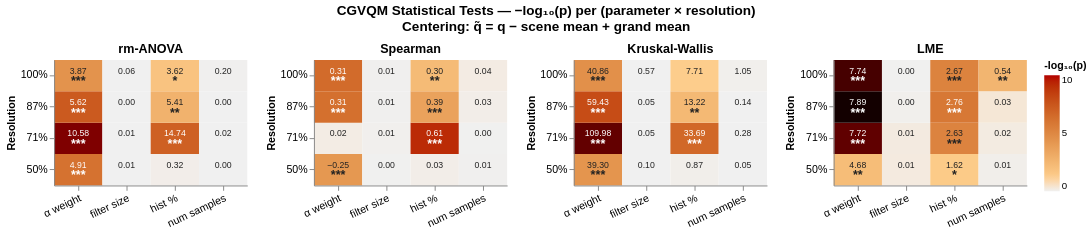

Notebook source saved alongside this figure:
### Code cell
# ── Cell: Statistical Tests — Global Demeaning ────────────────────────────
#
# Centering strategy:
#   q̃ = q - mean_s + mean_grand
#
#   mean_s     = mean of ALL scores for scene s (across all params, res, values)
#   mean_grand = mean of ALL scores across the entire dataset
#
#   This removes between-scene bias while preserving the original score scale.
#
# Tests 1–3 use q̃; LME uses raw scores with scene as a random intercept.
# ──────────────────────────────────────────────────────────────────────────

import warnings
import numpy as np
import pandas as pd
from scipy import stats
from statsmodels.formula.api import ols
import statsmodels.api as sm
from statsmodels.regression.mixed_linear_model import MixedLM
import altair as alt

warnings.filterwarnings('ignore')

# ══════════════════════════════════════════════════════════════════════════
# 1.  COMPUTE GLOBAL DEMEANING
# ══════════════════════════════════════════════════════════════════════════

grand_mean  = df["score"].mean()
scene_means = df.groupby("scene")["score"].mean()

df_g = df.copy()
df_g["score_c"] = (df_g["score"]
                   - df_g["scene"].map(scene_means)
                   + grand_mean)


# ══════════════════════════════════════════════════════════════════════════
# 2.  TEST FUNCTIONS
# ══════════════════════════════════════════════════════════════════════════

def _normalise(s: pd.Series) -> pd.Series:
    lo, hi = s.min(), s.max()
    return pd.Series(np.zeros(len(s)), index=s.index) if hi == lo \
           else (s - lo) / (hi - lo)


def test_rm_anova(grp: pd.DataFrame) -> dict:
    try:
        model = ols("score_c ~ C(value)", data=grp).fit()
        tbl   = sm.stats.anova_lm(model, typ=2)
        row   = tbl.loc["C(value)"]
        return dict(F=float(row["F"]),
                    df_num=int(row["df"]),
                    df_den=int(tbl.loc["Residual", "df"]),
                    p=float(row["PR(>F)"]))
    except Exception as e:
        return dict(F=np.nan, df_num=np.nan, df_den=np.nan, p=np.nan, error=str(e))


def test_spearman(grp: pd.DataFrame) -> dict:
    try:
        rho, p = stats.spearmanr(grp["value"], grp["score_c"])
        return dict(rho=float(rho), p=float(p), n=len(grp))
    except Exception as e:
        return dict(rho=np.nan, p=np.nan, n=len(grp), error=str(e))


def test_kruskal(grp: pd.DataFrame) -> dict:
    try:
        groups = [g["score_c"].values for _, g in grp.groupby("value")]
        if len(groups) < 2:
            raise ValueError("Need ≥ 2 value levels.")
        H, p = stats.kruskal(*groups)
        return dict(H=float(H), df=len(groups) - 1, p=float(p))
    except Exception as e:
        return dict(H=np.nan, df=np.nan, p=np.nan, error=str(e))


def test_lme(grp: pd.DataFrame) -> dict:
    try:
        g = grp.copy()
        g["value_norm"]  = _normalise(g["value"])
        g["value_norm2"] = g["value_norm"] ** 2

        fit_lin  = MixedLM.from_formula("score ~ value_norm",
                       data=g, groups=g["scene"]).fit(reml=False, method="lbfgs")
        fit_quad = MixedLM.from_formula("score ~ value_norm + value_norm2",
                       data=g, groups=g["scene"]).fit(reml=False, method="lbfgs")

        lr_stat  = 2.0 * (fit_quad.llf - fit_lin.llf)
        lr_p     = float(stats.chi2.sf(lr_stat, df=1))
        use_quad = lr_p < 0.05
        best     = fit_quad if use_quad else fit_lin

        return dict(
            coef_linear    = float(best.params["value_norm"]),
            coef_quadratic = float(best.params.get("value_norm2", np.nan)),
            p              = float(best.pvalues["value_norm"]),
            lr_p           = lr_p,
            model          = "quadratic" if use_quad else "linear",
        )
    except Exception as e:
        return dict(coef_linear=np.nan, coef_quadratic=np.nan,
                    p=np.nan, lr_p=np.nan, model="error", error=str(e))


# ══════════════════════════════════════════════════════════════════════════
# 3.  RUN ALL TESTS
# ══════════════════════════════════════════════════════════════════════════

TEST_FNS = dict(rm_anova=test_rm_anova, spearman=test_spearman,
                kruskal=test_kruskal,   lme=test_lme)

rows = []
for (param, res), sdf in df_g.groupby(["parameter", "resolution"]):
    row = dict(parameter=param, resolution=res)
    for name, fn in TEST_FNS.items():
        for k, v in fn(sdf).items():
            row[f"{name}_{k}"] = v
    rows.append(row)

results_global = (pd.DataFrame(rows)
                  .sort_values(["parameter", "resolution"])
                  .reset_index(drop=True))

_cols = ["parameter", "resolution",
         "rm_anova_F", "rm_anova_p",
         "spearman_rho", "spearman_p",
         "kruskal_H", "kruskal_p",
         "lme_coef_linear", "lme_p", "lme_model"]
print(results_global[_cols].to_string(index=False, float_format=lambda x: f"{x:.4f}"))


# ══════════════════════════════════════════════════════════════════════════
# 4.  ALTAIR HEATMAP
# ══════════════════════════════════════════════════════════════════════════

def sig_stars(p):
    if   p < 0.001: return "***"
    elif p < 0.01:  return "**"
    elif p < 0.05:  return "*"
    else:           return ""

PLOT_SPECS = [
    ("rm_anova", "rm_anova_p",  "rm-ANOVA",       "F", "rm_anova_F"),
    ("spearman", "spearman_p",  "Spearman",        "ρ", "spearman_rho"),
    ("kruskal",  "kruskal_p",   "Kruskal-Wallis",  "H", "kruskal_H"),
    ("lme",      "lme_p",       "LME",             "β", "lme_coef_linear"),
]

RESOLUTION_ORDER = ["100%", "87%", "71%", "50%"]
PARAM_LABELS     = {"alpha_weight": "α weight",
                    "filter_size":  "filter size",
                    "hist_percent": "hist %",
                    "num_samples":  "num samples"}

plot_rows = []
for _, r in results_global.iterrows():
    for _, p_col, label, stat_sym, stat_col in PLOT_SPECS:
        p_val   = r.get(p_col,    np.nan)
        stat_v  = r.get(stat_col, np.nan)
        neg_log = (-np.log10(p_val)
                   if (p_val is not None and p_val > 0 and not np.isnan(p_val))
                   else 0.0)
        plot_rows.append(dict(
            test       = label,
            parameter  = PARAM_LABELS.get(r["parameter"], r["parameter"]),
            resolution = f"{r['resolution']}%",
            neg_log_p  = neg_log,
            p_val      = p_val,
            stat_val   = stat_v,
            stars      = sig_stars(p_val) if not np.isnan(p_val) else "",
        ))

plot_df = pd.DataFrame(plot_rows)

thresh  = -np.log10(0.05)
max_nlp = plot_df["neg_log_p"].replace([np.inf], np.nan).max()
clamp   = min(max_nlp * 1.05, 10)

color_scale = alt.Scale(
    domain=[0, thresh, clamp],
    range=["#f0f0f0", "#fdcc8a", "#b30000"],
)
WHITE_THRESH = (thresh + clamp) / 2


def make_panel(test_label: str) -> alt.Chart:
    base = (alt.Chart(plot_df)
        .transform_filter(alt.datum.test == test_label)
        .encode(
            x=alt.X("parameter:O",
                    sort=list(PARAM_LABELS.values()),
                    axis=alt.Axis(title=None, labelAngle=-25)),
            y=alt.Y("resolution:O",
                    sort=RESOLUTION_ORDER,
                    axis=alt.Axis(title="Resolution")),
        )
    )

    heatmap = base.mark_rect().encode(
        color=alt.Color("neg_log_p:Q",
                        scale=color_scale,
                        legend=alt.Legend(title="-log₁₀(p)",
                                          orient="right",
                                          gradientLength=120)),
        tooltip=[
            alt.Tooltip("parameter:O",  title="Parameter"),
            alt.Tooltip("resolution:O", title="Resolution"),
            alt.Tooltip("p_val:Q",      title="p-value",   format=".4f"),
            alt.Tooltip("neg_log_p:Q",  title="-log₁₀(p)", format=".2f"),
            alt.Tooltip("stat_val:Q",   title="Statistic", format=".3f"),
        ],
    )

    text_color = alt.condition(
        alt.datum.neg_log_p > WHITE_THRESH,
        alt.value("white"),
        alt.value("#222222"),
    )

    stars_layer = base.mark_text(fontSize=13, fontWeight="bold", dy=6).encode(
        text="stars:N", color=text_color)

    stat_layer = base.mark_text(fontSize=9, dy=-5).encode(
        text=alt.condition(
            alt.datum.stat_val != None,
            alt.Text("stat_val:Q", format=".2f"),
            alt.value(""),
        ),
        color=text_color,
    )

    return (heatmap + stars_layer + stat_layer).properties(
        title=alt.TitleParams(test_label, fontSize=13,
                              fontWeight="bold", anchor="middle"),
        width=200, height=130,
    )


panels = [make_panel(label) for _, _, label, _, _ in PLOT_SPECS]

chart = (
    alt.hconcat(*panels, spacing=18)
    .properties(
        title=alt.TitleParams(
            [
                "CGVQM Statistical Tests — −log₁₀(p) per (parameter × resolution)",
                "Centering: q̃ = q − scene mean + grand mean",
            ],
            fontSize=14, anchor="middle", dy=-6,
        )
    )
    .configure_view(strokeWidth=0)
    .configure_axis(labelFontSize=11, titleFontSize=11)
    .configure_title(fontSize=14)
)

chart

### Figure 1 — Vega-Lite specification as saved in the notebook (floating-point values rounded to 4 significant figures)
{"config": {"view": {"continuousWidth": 300, "continuousHeight": 300, "strokeWidth": 0}, "axis": {"labelFontSize": 11, "titleFontSize": 11}, "title": {"fontSize": 14}}, "hconcat": [{"layer": [{"mark": {"type": "rect"}, "encoding": {"color": {"field": "neg_log_p", "legend": {"gradientLength": 120, "orient": "right", "title": "-log₁₀(p)"}, "scale": {"domain": [0, 1.301, 10], "range": ["#f0f0f0", "#fdcc8a", "#b30000"]}, "type": "quantitative"}, "tooltip": [{"field": "parameter", "title": "Parameter", "type": "ordinal"}, {"field": "resolution", "title": "Resolution", "type": "ordinal"}, {"field": "p_val", "format": ".4f", "title": "p-value", "type": "quantitative"}, {"field": "neg_log_p", "format": ".2f", "title": "-log₁₀(p)", "type": "quantitative"}, {"field": "stat_val", "format": ".3f", "title": "Statistic", "type": "quantitative"}], "x": {"axis": {"labelAngle": -25, "title": null}, "field": "parameter", "sort": ["α weight", "filter size", "hist %", "num samples"], "type": "ordinal"}, "y": {"axis": {"title": "Resolution"}, "field": "resolution", "sort": ["100%", "87%", "71%", "50%"], "type": "ordinal"}}, "transform": [{"filter": "(datum.test === 'rm-ANOVA')"}]}, {"mark": {"type": "text", "dy": 6, "fontSize": 13, "fontWeight": "bold"}, "encoding": {"color": {"condition": {"test": "(datum.neg_log_p > 5.650514997831991)", "value": "white"}, "value": "#222222"}, "text": {"field": "stars", "type": "nominal"}, "x": {"axis": {"labelAngle": -25, "title": null}, "field": "parameter", "sort": ["α weight", "filter size", "hist %", "num samples"], "type": "ordinal"}, "y": {"axis": {"title": "Resolution"}, "field": "resolution", "sort": ["100%", "87%", "71%", "50%"], "type": "ordinal"}}, "transform": [{"filter": "(datum.test === 'rm-ANOVA')"}]}, {"mark": {"type": "text", "dy": -5, "fontSize": 9}, "encoding": {"color": {"condition": {"test": "(datum.neg_log_p > 5.650514997831991)", "value": "white"}, "value": "#222222"}, "text": {"condition": {"test": "(datum.stat_val !== null)", "field": "stat_val", "format": ".2f", "type": "quantitative"}, "value": ""}, "x": {"axis": {"labelAngle": -25, "title": null}, "field": "parameter", "sort": ["α weight", "filter size", "hist %", "num samples"], "type": "ordinal"}, "y": {"axis": {"title": "Resolution"}, "field": "resolution", "sort": ["100%", "87%", "71%", "50%"], "type": "ordinal"}}, "transform": [{"filter": "(datum.test === 'rm-ANOVA')"}]}], "height": 130, "title": {"text": "rm-ANOVA", "anchor": "middle", "fontSize": 13, "fontWeight": "bold"}, "width": 200}, {"layer": [{"mark": {"type": "rect"}, "encoding": {"color": {"field": "neg_log_p", "legend": {"gradientLength": 120, "orient": "right", "title": "-log₁₀(p)"}, "scale": {"domain": [0, 1.301, 10], "range": ["#f0f0f0", "#fdcc8a", "#b30000"]}, "type": "quantitative"}, "tooltip": [{"field": "parameter", "title": "Parameter", "type": "ordinal"}, {"field": "resolution", "title": "Resolution", "type": "ordinal"}, {"field": "p_val", "format": ".4f", "title": "p-value", "type": "quantitative"}, {"field": "neg_log_p", "format": ".2f", "title": "-log₁₀(p)", "type": "quantitative"}, {"field": "stat_val", "format": ".3f", "title": "Statistic", "type": "quantitative"}], "x": {"axis": {"labelAngle": -25, "title": null}, "field": "parameter", "sort": ["α weight", "filter size", "hist %", "num samples"], "type": "ordinal"}, "y": {"axis": {"title": "Resolution"}, "field": "resolution", "sort": ["100%", "87%", "71%", "50%"], "type": "ordinal"}}, "transform": [{"filter": "(datum.test === 'Spearman')"}]}, {"mark": {"type": "text", "dy": 6, "fontSize": 13, "fontWeight": "bold"}, "encoding": {"color": {"condition": {"test": "(datum.neg_log_p > 5.650514997831991)", "value": "white"}, "value": "#222222"}, "text": {"field": "stars", "type": "nominal"}, "x": {"axis": {"labelAngle": -25, "title": null}, "field": "parameter", "sort": ["α weight", "filter size", "hist %", "num samples"], "type": "ordinal"}, "y": {"axis": {"title": "Resolution"}, "field": "resolution", "sort": ["100%", "87%", "71%", "50%"], "type": "ordinal"}}, "transform": [{"filter": "(datum.test === 'Spearman')"}]}, {"mark": {"type": "text", "dy": -5, "fontSize": 9}, "encoding": {"color": {"condition": {"test": "(datum.neg_log_p > 5.650514997831991)", "value": "white"}, "value": "#222222"}, "text": {"condition": {"test": "(datum.stat_val !== null)", "field": "stat_val", "format": ".2f", "type": "quantitative"}, "value": ""}, "x": {"axis": {"labelAngle": -25, "title": null}, "field": "parameter", "sort": ["α weight", "filter size", "hist %", "num samples"], "type": "ordinal"}, "y": {"axis": {"title": "Resolution"}, "field": "resolution", "sort": ["100%", "87%", "71%", "50%"], "type": "ordinal"}}, "transform": [{"filter": "(datum.test === 'Spearman')"}]}], "height": 130, "title": {"text": "Spearman", "anchor": "middle", "fontSize": 13, "fontWeight": "bold"}, "width": 200}, {"layer": [{"mark": {"type": "rect"}, "encoding": {"color": {"field": "neg_log_p", "legend": {"gradientLength": 120, "orient": "right", "title": "-log₁₀(p)"}, "scale": {"domain": [0, 1.301, 10], "range": ["#f0f0f0", "#fdcc8a", "#b30000"]}, "type": "quantitative"}, "tooltip": [{"field": "parameter", "title": "Parameter", "type": "ordinal"}, {"field": "resolution", "title": "Resolution", "type": "ordinal"}, {"field": "p_val", "format": ".4f", "title": "p-value", "type": "quantitative"}, {"field": "neg_log_p", "format": ".2f", "title": "-log₁₀(p)", "type": "quantitative"}, {"field": "stat_val", "format": ".3f", "title": "Statistic", "type": "quantitative"}], "x": {"axis": {"labelAngle": -25, "title": null}, "field": "parameter", "sort": ["α weight", "filter size", "hist %", "num samples"], "type": "ordinal"}, "y": {"axis": {"title": "Resolution"}, "field": "resolution", "sort": ["100%", "87%", "71%", "50%"], "type": "ordinal"}}, "transform": [{"filter": "(datum.test === 'Kruskal-Wallis')"}]}, {"mark": {"type": "text", "dy": 6, "fontSize": 13, "fontWeight": "bold"}, "encoding": {"color": {"condition": {"test": "(datum.neg_log_p > 5.650514997831991)", "value": "white"}, "value": "#222222"}, "text": {"field": "stars", "type": "nominal"}, "x": {"axis": {"labelAngle": -25, "title": null}, "field": "parameter", "sort": ["α weight", "filter size", "hist %", "num samples"], "type": "ordinal"}, "y": {"axis": {"title": "Resolution"}, "field": "resolution", "sort": ["100%", "87%", "71%", "50%"], "type": "ordinal"}}, "transform": [{"filter": "(datum.test === 'Kruskal-Wallis')"}]}, {"mark": {"type": "text", "dy": -5, "fontSize": 9}, "encoding": {"color": {"condition": {"test": "(datum.neg_log_p > 5.650514997831991)", "value": "white"}, "value": "#222222"}, "text": {"condition": {"test": "(datum.stat_val !== null)", "field": "stat_val", "format": ".2f", "type": "quantitative"}, "value": ""}, "x": {"axis": {"labelAngle": -25, "title": null}, "field": "parameter", "sort": ["α weight", "filter size", "hist %", "num samples"], "type": "ordinal"}, "y": {"axis": {"title": "Resolution"}, "field": "resolution", "sort": ["100%", "87%", "71%", "50%"], "type": "ordinal"}}, "transform": [{"filter": "(datum.test === 'Kruskal-Wallis')"}]}], "height": 130, "title": {"text": "Kruskal-Wallis", "anchor": "middle", "fontSize": 13, "fontWeight": "bold"}, "width": 200}, {"layer": [{"mark": {"type": "rect"}, "encoding": {"color": {"field": "neg_log_p", "legend": {"gradientLength": 120, "orient": "right", "title": "-log₁₀(p)"}, "scale": {"domain": [0, 1.301, 10], "range": ["#f0f0f0", "#fdcc8a", "#b30000"]}, "type": "quantitative"}, "tooltip": [{"field": "parameter", "title": "Parameter", "type": "ordinal"}, {"field": "resolution", "title": "Resolution", "type": "ordinal"}, {"field": "p_val", "format": ".4f", "title": "p-value", "type": "quantitative"}, {"field": "neg_log_p", "format": ".2f", "title": "-log₁₀(p)", "type": "quantitative"}, {"field": "stat_val", "format": ".3f", "title": "Statistic", "type": "quantitative"}], "x": {"axis": {"labelAngle": -25, "title": null}, "field": "parameter", "sort": ["α weight", "filter size", "hist %", "num samples"], "type": "ordinal"}, "y": {"axis": {"title": "Resolution"}, "field": "resolution", "sort": ["100%", "87%", "71%", "50%"], "type": "ordinal"}}, "transform": [{"filter": "(datum.test === 'LME')"}]}, {"mark": {"type": "text", "dy": 6, "fontSize": 13, "fontWeight": "bold"}, "encoding": {"color": {"condition": {"test": "(datum.neg_log_p > 5.650514997831991)", "value": "white"}, "value": "#222222"}, "text": {"field": "stars", "type": "nominal"}, "x": {"axis": {"labelAngle": -25, "title": null}, "field": "parameter", "sort": ["α weight", "filter size", "hist %", "num samples"], "type": "ordinal"}, "y": {"axis": {"title": "Resolution"}, "field": "resolution", "sort": ["100%", "87%", "71%", "50%"], "type": "ordinal"}}, "transform": [{"filter": "(datum.test === 'LME')"}]}, {"mark": {"type": "text", "dy": -5, "fontSize": 9}, "encoding": {"color": {"condition": {"test": "(datum.neg_log_p > 5.650514997831991)", "value": "white"}, "value": "#222222"}, "text": {"condition": {"test": "(datum.stat_val !== null)", "field": "stat_val", "format": ".2f", "type": "quantitative"}, "value": ""}, "x": {"axis": {"labelAngle": -25, "title": null}, "field": "parameter", "sort": ["α weight", "filter size", "hist %", "num samples"], "type": "ordinal"}, "y": {"axis": {"title": "Resolution"}, "field": "resolution", "sort": ["100%", "87%", "71%", "50%"], "type": "ordinal"}}, "transform": [{"filter": "(datum.test === 'LME')"}]}], "height": 130, "title": {"text": "LME", "anchor": "middle", "fontSize": 13, "fontWeight": "bold"}, "width": 200}], "data": {"name": "data-e06f295761c10f361cea70e0089137cc"}, "spacing": 18, "title": {"text": ["CGVQM Statistical Tests — −log₁₀(p) per (parameter × resolution)", "Centering: q̃ = q − scene mean + grand mean"], "anchor": "middle", "dy": -6, "fontSize": 14}, "$schema": "https://vega.github.io/schema/vega-lite/v6.1.0.json", "datasets": {"data-e06f295761c10f361cea70e0089137cc": [{"test": "rm-ANOVA", "parameter": "α weight", "resolution": "50%", "neg_log_p": 6.133, "p_val": 7.369e-07, "stat_val": 4.91, "stars": "***"}, {"test": "Spearman", "parameter": "α weight", "resolution": "50%", "neg_log_p": 4.164, "p_val": 6.849e-05, "stat_val": -0.2481, "stars": "***"}, {"test": "Kruskal-Wallis", "parameter": "α weight", "resolution": "50%", "neg_log_p": 4.327, "p_val": 4.705e-05, "stat_val": 39.3, "stars": "***"}, {"test": "LME", "parameter": "α weight", "resolution": "50%", "neg_log_p": 2.153, "p_val": 0.007035, "stat_val": 4.677, "stars": "**"}, {"test": "rm-ANOVA", "parameter": "α weight", "resolution": "71%", "neg_log_p": 15.07, "p_val": 8.543e-16, "stat_val": 10.58, "stars": "***"}, {"test": "Spearman", "parameter": "α weight", "resolution": "71%", "neg_log_p": 0.1565, "p_val": 0.6975, "stat_val": 0.0246, "stars": ""}, {"test": "Kruskal-Wallis", "parameter": "α weight", "resolution": "71%", "neg_log_p": 17.73, "p_val": 1.848e-18, "stat_val": 110.0, "stars": "***"}, {"test": "LME", "parameter": "α weight", "resolution": "71%", "neg_log_p": 18.14, "p_val": 7.32e-19, "stat_val": 7.719, "stars": "***"}, {"test": "rm-ANOVA", "parameter": "α weight", "resolution": "87%", "neg_log_p": 7.292, "p_val": 5.1e-08, "stat_val": 5.618, "stars": "***"}, {"test": "Spearman", "parameter": "α weight", "resolution": "87%", "neg_log_p": 6.242, "p_val": 5.734e-07, "stat_val": 0.3088, "stars": "***"}, {"test": "Kruskal-Wallis", "parameter": "α weight", "resolution": "87%", "neg_log_p": 7.928, "p_val": 1.181e-08, "stat_val": 59.43, "stars": "***"}, {"test": "LME", "parameter": "α weight", "resolution": "87%", "neg_log_p": 30.17, "p_val": 6.805e-31, "stat_val": 7.885, "stars": "***"}, {"test": "rm-ANOVA", "parameter": "α weight", "resolution": "100%", "neg_log_p": 4.438, "p_val": 3.648e-05, "stat_val": 3.874, "stars": "***"}, {"test": "Spearman", "parameter": "α weight", "resolution": "100%", "neg_log_p": 6.468, "p_val": 3.402e-07, "stat_val": 0.3146, "stars": "***"}, {"test": "Kruskal-Wallis", "parameter": "α weight", "resolution": "100%", "neg_log_p": 4.594, "p_val": 2.545e-05, "stat_val": 40.86, "stars": "***"}, {"test": "LME", "parameter": "α weight", "resolution": "100%", "neg_log_p": 23.91, "p_val": 1.217e-24, "stat_val": 7.736, "stars": "***"}, {"test": "rm-ANOVA", "parameter": "filter size", "resolution": "50%", "neg_log_p": 9.751e-07, "p_val": 1.0, "stat_val": 0.007868, "stars": ""}, {"test": "Spearman", "parameter": "filter size", "resolution": "50%", "neg_log_p": 0.0144, "p_val": 0.9674, "stat_val": 0.003413, "stars": ""}, {"test": "Kruskal-Wallis", "parameter": "filter size", "resolution": "50%", "neg_log_p": 9.737e-06, "p_val": 1.0, "stat_val": 0.1038, "stars": ""}, {"test": "LME", "parameter": "filter size", "resolution": "50%", "neg_log_p": 0.2116, "p_val": 0.6143, "stat_val": 0.01141, "stars": ""}, {"test": "rm-ANOVA", "parameter": "filter size", "resolution": "71%", "neg_log_p": 3.63e-07, "p_val": 1.0, "stat_val": 0.00565, "stars": ""}, {"test": "Spearman", "parameter": "filter size", "resolution": "71%", "neg_log_p": 0.03667, "p_val": 0.919, "stat_val": 0.008456, "stars": ""}, {"test": "Kruskal-Wallis", "parameter": "filter size", "resolution": "71%", "neg_log_p": 8.644e-07, "p_val": 1.0, "stat_val": 0.04598, "stars": ""}, {"test": "LME", "parameter": "filter size", "resolution": "71%", "neg_log_p": 0.2056, "p_val": 0.6229, "stat_val": 0.01274, "stars": ""}, {"test": "rm-ANOVA", "parameter": "filter size", "resolution": "87%", "neg_log_p": 1.051e-08, "p_val": 1.0, "stat_val": 0.00173, "stars": ""}, {"test": "Spearman", "parameter": "filter size", "resolution": "87%", "neg_log_p": 0.0219, "p_val": 0.9508, "stat_val": 0.00513, "stars": ""}, {"test": "Kruskal-Wallis", "parameter": "filter size", "resolution": "87%", "neg_log_p": 9.409e-07, "p_val": 1.0, "stat_val": 0.0473, "stars": ""}, {"test": "LME", "parameter": "filter size", "resolution": "87%", "neg_log_p": 0.04424, "p_val": 0.9032, "stat_val": 0.003795, "stars": ""}, {"test": "rm-ANOVA", "parameter": "filter size", "resolution": "100%", "neg_log_p": 0.0004252, "p_val": 0.999, "stat_val": 0.06222, "stars": ""}, {"test": "Spearman", "parameter": "filter size", "resolution": "100%", "neg_log_p": 0.02413, "p_val": 0.946, "stat_val": 0.005659, "stars": ""}, {"test": "Kruskal-Wallis", "parameter": "filter size", "resolution": "100%", "neg_log_p": 0.001371, "p_val": 0.9968, "stat_val": 0.572, "stars": ""}, {"test": "LME", "parameter": "filter size", "resolution": "100%", "neg_log_p": 0.01644, "p_val": 0.9629, "stat_val": -0.001498, "stars": ""}, {"test": "rm-ANOVA", "parameter": "hist %", "resolution": "50%", "neg_log_p": 0.09016, "p_val": 0.8125, "stat_val": 0.3177, "stars": ""}, {"test": "Spearman", "parameter": "hist %", "resolution": "50%", "neg_log_p": 0.1021, "p_val": 0.7905, "stat_val": 0.02942, "stars": ""}, {"test": "Kruskal-Wallis", "parameter": "hist %", "resolution": "50%", "neg_log_p": 0.08014, "p_val": 0.8315, "stat_val": 0.8748, "stars": ""}, {"test": "LME", "parameter": "hist %", "resolution": "50%", "neg_log_p": 1.378, "p_val": 0.04193, "stat_val": 1.619, "stars": "*"}, {"test": "rm-ANOVA", "parameter": "hist %", "resolution": "71%", "neg_log_p": 7.001, "p_val": 9.977e-08, "stat_val": 14.74, "stars": "***"}, {"test": "Spearman", "parameter": "hist %", "resolution": "71%", "neg_log_p": 9.166, "p_val": 6.816e-10, "stat_val": 0.6109, "stars": "***"}, {"test": "Kruskal-Wallis", "parameter": "hist %", "resolution": "71%", "neg_log_p": 6.638, "p_val": 2.3e-07, "stat_val": 33.69, "stars": "***"}, {"test": "LME", "parameter": "hist %", "resolution": "71%", "neg_log_p": 5.245, "p_val": 5.694e-06, "stat_val": 2.634, "stars": "***"}, {"test": "rm-ANOVA", "parameter": "hist %", "resolution": "87%", "neg_log_p": 2.716, "p_val": 0.001923, "stat_val": 5.414, "stars": "**"}, {"test": "Spearman", "parameter": "hist %", "resolution": "87%", "neg_log_p": 3.587, "p_val": 0.0002589, "stat_val": 0.3886, "stars": "***"}, {"test": "Kruskal-Wallis", "parameter": "hist %", "resolution": "87%", "neg_log_p": 2.377, "p_val": 0.004193, "stat_val": 13.22, "stars": "**"}, {"test": "LME", "parameter": "hist %", "resolution": "87%", "neg_log_p": 5.834, "p_val": 1.466e-06, "stat_val": 2.758, "stars": "***"}, {"test": "rm-ANOVA", "parameter": "hist %", "resolution": "100%", "neg_log_p": 1.776, "p_val": 0.01674, "stat_val": 3.618, "stars": "*"}, {"test": "Spearman", "parameter": "hist %", "resolution": "100%", "neg_log_p": 2.264, "p_val": 0.005448, "stat_val": 0.3043, "stars": "**"}, {"test": "Kruskal-Wallis", "parameter": "hist %", "resolution": "100%", "neg_log_p": 1.281, "p_val": 0.05234, "stat_val": 7.713, "stars": ""}, {"test": "LME", "parameter": "hist %", "resolution": "100%", "neg_log_p": 5.272, "p_val": 5.343e-06, "stat_val": 2.674, "stars": "***"}, {"test": "rm-ANOVA", "parameter": "num samples", "resolution": "50%", "neg_log_p": 3.547e-06, "p_val": 1.0, "stat_val": 0.002004, "stars": ""}, {"test": "Spearman", "parameter": "num samples", "resolution": "50%", "neg_log_p": 0.02156, "p_val": 0.9516, "stat_val": 0.005999, "stars": ""}, {"test": "Kruskal-Wallis", "parameter": "num samples", "resolution": "50%", "neg_log_p": 0.000139, "p_val": 0.9997, "stat_val": 0.05103, "stars": ""}, {"test": "LME", "parameter": "num samples", "resolution": "50%", "neg_log_p": 0.07752, "p_val": 0.8365, "stat_val": 0.006355, "stars": ""}, {"test": "rm-ANOVA", "parameter": "num samples", "resolution": "71%", "neg_log_p": 0.0002544, "p_val": 0.9994, "stat_val": 0.01715, "stars": ""}, {"test": "Spearman", "parameter": "num samples", "resolution": "71%", "neg_log_p": 0.01749, "p_val": 0.9605, "stat_val": -0.004888, "stars": ""}, {"test": "Kruskal-Wallis", "parameter": "num samples", "resolution": "71%", "neg_log_p": 0.004024, "p_val": 0.9908, "stat_val": 0.2847, "stars": ""}, {"test": "LME", "parameter": "num samples", "resolution": "71%", "neg_log_p": 0.1893, "p_val": 0.6467, "stat_val": 0.01655, "stars": ""}, {"test": "rm-ANOVA", "parameter": "num samples", "resolution": "87%", "neg_log_p": 1.619e-05, "p_val": 1.0, "stat_val": 0.004288, "stars": ""}, {"test": "Spearman", "parameter": "num samples", "resolution": "87%", "neg_log_p": 0.1058, "p_val": 0.7837, "stat_val": 0.02711, "stars": ""}, {"test": "Kruskal-Wallis", "parameter": "num samples", "resolution": "87%", "neg_log_p": 0.001024, "p_val": 0.9976, "stat_val": 0.1405, "stars": ""}, {"test": "LME", "parameter": "num samples", "resolution": "87%", "neg_log_p": 0.3233, "p_val": 0.475, "stat_val": 0.02788, "stars": ""}, {"test": "rm-ANOVA", "parameter": "num samples", "resolution": "100%", "neg_log_p": 0.02716, "p_val": 0.9394, "stat_val": 0.1971, "stars": ""}, {"test": "Spearman", "parameter": "num samples", "resolution": "100%", "neg_log_p": 0.1672, "p_val": 0.6805, "stat_val": 0.04066, "stars": ""}, {"test": "Kruskal-Wallis", "parameter": "num samples", "resolution": "100%", "neg_log_p": 0.04494, "p_val": 0.9017, "stat_val": 1.053, "stars": ""}, {"test": "LME", "parameter": "num samples", "resolution": "100%", "neg_log_p": 2.552, "p_val": 0.002804, "stat_val": 0.5363, "stars": "**"}]}}
